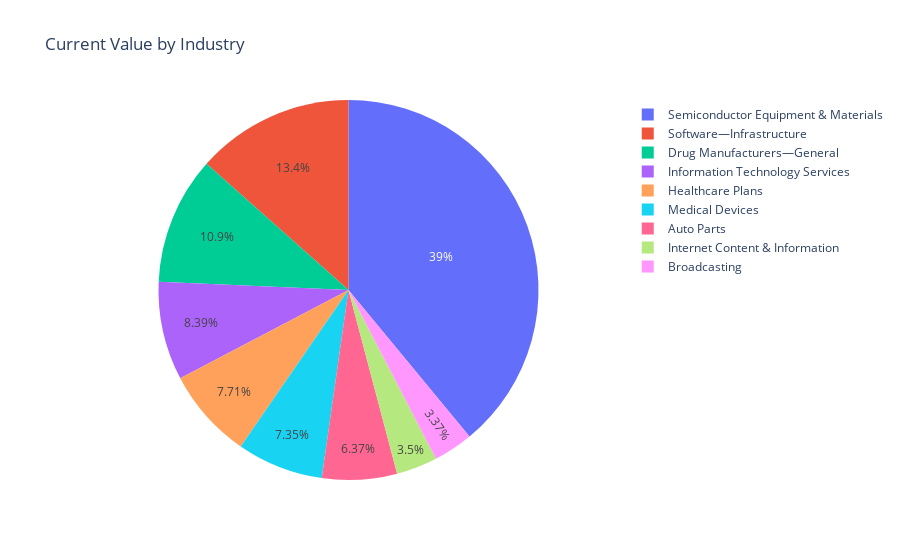

This figure's notebook cell:
### Code cell
industry_value_pie(industry_holdings)

### Figure 1 — Plotly figure (JSON) as saved in the notebook; plotly's stock layout.template omitted (floating-point values rounded to 4 significant figures)
{"data": [{"domain": {"x": [0, 1], "y": [0, 1]}, "hovertemplate": "Industry=%{label}<br>Daily Balance=%{value}<extra></extra>", "labels": ["Auto Parts", "Broadcasting", "Drug Manufacturers—General", "Healthcare Plans", "Information Technology Services", "Internet Content & Information", "Medical Devices", "Semiconductor Equipment & Materials", "Software—Infrastructure"], "legendgroup": "", "name": "", "showlegend": true, "type": "pie", "values": [4540.0, 2405, 7751.0, 5494.0, 5978.0, 2492.0, 5240.0, 27810.0, 9580.0]}], "layout": {"autosize": true, "legend": {"tracegroupgap": 0}, "title": {"text": "Current Value by Industry"}}}
